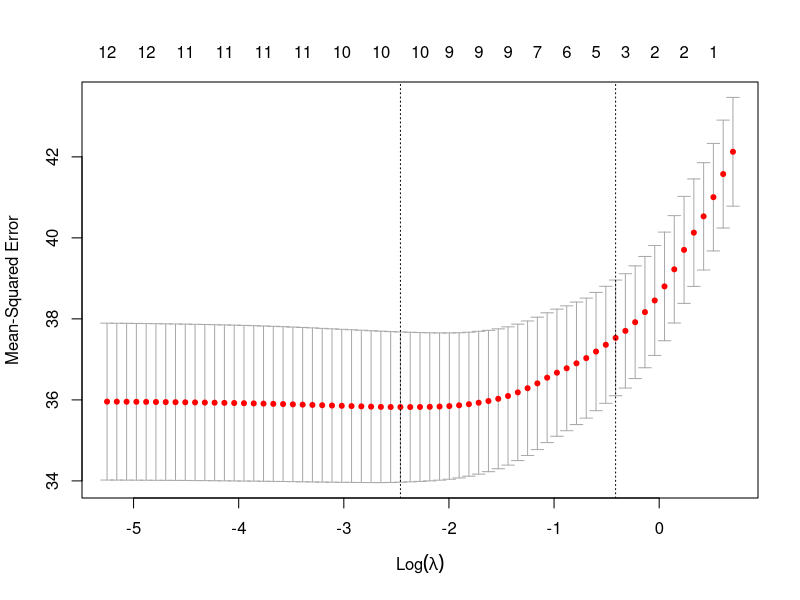

Reproduce this figure in R. (Note: this script raises an error after producing the figure.)
library(glmnet)
library(Metrics)
setwd("/Users/kazirahman/Library/CloudStorage/OneDrive-UniversityofWaterloo/3A/Stat331/Final Project")
#load in data
##loading new test and train data for everyone

test_data<-read.csv("Data/test_final.csv")
data<-read.csv('Data/train_final.csv')
data<-subset(data, select = -c(X) )
#Checking for Nans
nan_count <-sapply(data, function(data) sum(length(which(is.na(data)))))
nan_count <- data.frame(nan_count)
nan_count
preg<-read.csv('Data/preg_data.csv')

loc_preg<-c(names(preg))
#data for pregnancy variables under lifestyle family
preg_data<-data[loc_preg]
#splitting data into train and valid
train_val <- function(data) {
  library(caret)
  set.seed(331)
  random_sample <- createDataPartition(data$hs_correct_raven, p = 0.5, 
                                       list = FALSE)
  training_data  <- data[random_sample, ]
  validation_data <- data[-random_sample, ]
  list(train = training_data, validation = validation_data)
}
train_data<-train_val(preg_data)$train
validation_data<-train_val(preg_data)$validation

#we use train_data to do feature selection
set.seed(331)
#Lasso
x<-data.matrix(train_data[,c("e3_alcpreg_yn_None" , "h_cereal_preg_Ter" ,
                       "h_dairy_preg_Ter" ,   "h_fastfood_preg_Ter",
                       "h_fish_preg_Ter" ,    "h_folic_t1_None"   ,  
                       "h_fruit_preg_Ter"   , "h_legume_preg_Ter"  , 
                       "h_meat_preg_Ter" ,   
                       "h_pamod_t3_None" ,    "h_pavig_t3_None"  ,   
                       "h_veg_preg_Ter")])

cv_model <- cv.glmnet(x, train_data$hs_correct_raven, alpha = 1)
best_lambda <- cv_model$lambda.min
best_lambda

plot(cv_model) 

best_model <- glmnet(x, train_data$hs_correct_raven, alpha = 1, lambda = best_lambda)
coef(best_model)

test_cov_ind<-which(coef(best_model)==0)
excluding_var<-c()
for (i in test_cov_ind){
  excluding_var <- c(excluding_var, names(train_data[i]))
}
print("cov that we may exclude")
print(excluding_var)

##Models
#fitting the full model
lmfull <- lm(validation_data$hs_correct_raven ~ ., data=validation_data)
#fitting to a constant
lm<- lm(validation_data$hs_correct_raven ~ 1, data=validation_data)
#Lasso
lm_lasso<-lm(train_data$hs_correct_raven~e3_alcpreg_yn_None+h_cereal_preg_Ter+
             h_dairy_preg_Ter +h_fastfood_preg_Ter+
             h_fish_preg_Ter+ h_folic_t1_None+ 
             h_fruit_preg_Ter+h_legume_preg_Ter+ 
             h_meat_preg_Ter+
             h_pamod_t3_None,data = train_data)
#step-wise

system.time({
  Mstep <- step(object = lm,
                scope = list(lower = lm, upper = lmfull), 
                direction = "both", trace = 1)
})
lm_stepwise<-lm(validation_data$hs_correct_raven ~ h_cereal_preg_Ter + h_dairy_preg_Ter + 
                  h_folic_t1_None + h_fruit_preg_Ter + h_legume_preg_Ter,data = validation_data)

#interactions
#lasso coeff
lm_lasso_inter<-lm(validation_data$hs_correct_raven~(e3_alcpreg_yn_None+h_cereal_preg_Ter+
               h_dairy_preg_Ter +h_fastfood_preg_Ter+
               h_fish_preg_Ter+ h_folic_t1_None+ 
               h_fruit_preg_Ter+h_legume_preg_Ter+ 
               h_meat_preg_Ter+
               h_pamod_t3_None+h_pavig_t3_None)^2,data = validation_data)
#stepwise
lm_stepwise_inter<-lm(validation_data$hs_correct_raven ~ (h_cereal_preg_Ter + h_fastfood_preg_Ter + 
                  h_legume_preg_Ter + h_folic_t1_None)^2,data = validation_data)

#comparing models
#figure out between lasso and step-wise
Rsquared_lasso<-summary(lm_lasso)$adj.r.squared
Rsquared_stepwise<-summary(lm_stepwise)$adj.r.squared
test_data<-subset(test_data, select = -c(X))
test_data<-test_data[loc_preg]



pred_lasso <- data.frame(actual=c(test_data$hs_correct_raven),
                   predicted=c(predict(lm_lasso, test_data, type="response")))


RMSE_lasso<-rmse(pred_lasso$actual, pred_lasso$predicted)



pred_step_wise <- data.frame(actual=c(test_data$hs_correct_raven),
                         predicted=c(predict(lm_stepwise, test_data, type="response")))


RMSE_stepwise<-rmse(pred_step_wise$actual, pred_step_wise$predicted)

################# Interactions ##############
#e3_alcpreg_yn_None+h_cereal_preg_Ter+
#  h_dairy_preg_Ter +h_fastfood_preg_Ter+
#  h_fish_preg_Ter+ h_folic_t1_None+ 
#  h_fruit_preg_Ter+h_legume_preg_Ter+ 
#  h_meat_preg_Ter+
#  h_pamod_t3_None+h_pavig_t3_None,data

lm_lasso_inter<-lm(validation_data$hs_correct_raven~(e3_alcpreg_yn_None+h_cereal_preg_Ter+
                                                       h_dairy_preg_Ter +h_fastfood_preg_Ter+
                                                       h_fish_preg_Ter+ h_folic_t1_None+ 
                                                       h_fruit_preg_Ter+h_legume_preg_Ter+ 
                                                       h_meat_preg_Ter+
                                                       h_pamod_t3_None+h_pavig_t3_None)^2,data = validation_data)


loc<-c("e3_alcpreg_yn_None"             ,               "h_cereal_preg_Ter",                                 
       "h_dairy_preg_Ter"             ,               "h_dairy_preg_Ter"  ,                              
       "h_fastfood_preg_Ter"   ,                  "h_fastfood_preg_Ter" ,                            
        "h_fish_preg_Ter"      ,                    "h_fish_preg_Ter" ,                                 
       "h_folic_t1_None"                ,                "h_meat_preg_Ter",                                   
       "h_pavig_t3_None"             ,                  "h_pavig_t3_None")

#trying to make a new dataset to deal with interactions
dd<-model.matrix(~(e3_alcpreg_yn_None+h_cereal_preg_Ter+
                     h_dairy_preg_Ter +h_fastfood_preg_Ter+
                     h_fish_preg_Ter+ h_folic_t1_None+ 
                     h_fruit_preg_Ter+h_legume_preg_Ter+ 
                     h_meat_preg_Ter+
                     h_pamod_t3_None+h_pavig_t3_None),preg_data)



dd<-data.frame(dd)
dd$aclpregcereal9<-as.factor(as.character(dd$e3_alcpreg_yn_None*dd$h_cereal_preg_Ter.9.27.3.))


listofinteractions<-c("e3_alcpreg_yn_None:h_cereal_preg_Ter(9,27.3]"       ,        "e3_alcpreg_yn_None:h_dairy_preg_Ter(17.1,27.1]" ,           
                       "e3_alcpreg_yn_None:h_dairy_preg_Ter(27.1,Inf]"      ,        "e3_alcpreg_yn_None:h_fish_preg_Ter(1.9,4.1]",               
                       "e3_alcpreg_yn_None:h_fish_preg_Ter(4.1,Inf]"         ,       "e3_alcpreg_yn_None:h_folic_t1_None" ,                       
                       "e3_alcpreg_yn_None:h_legume_preg_Ter(0.5,2]"          ,      "e3_alcpreg_yn_None:h_legume_preg_Ter(2,Inf]",               
                       "e3_alcpreg_yn_None:h_meat_preg_Ter(10,Inf]"            ,     "e3_alcpreg_yn_None:h_pavig_t3_NoneLow" ,                    
                       "e3_alcpreg_yn_None:h_pavig_t3_NoneMedium"               ,    "h_cereal_preg_Ter(9,27.3]:h_dairy_preg_Ter(17.1,27.1]" ,    
                       "h_cereal_preg_Ter(9,27.3]:h_dairy_preg_Ter(27.1,Inf]"    ,   "h_cereal_preg_Ter(27.3,Inf]:h_fastfood_preg_Ter(0.25,0.83]",
                       "h_cereal_preg_Ter(9,27.3]:h_fastfood_preg_Ter(0.25,0.83]" ,  "h_cereal_preg_Ter(27.3,Inf]:h_fastfood_preg_Ter(0.83,Inf]" ,
                       "h_cereal_preg_Ter(9,27.3]:h_fastfood_preg_Ter(0.83,Inf]"   , "h_cereal_preg_Ter(9,27.3]:h_fish_preg_Ter(1.9,4.1]"        ,
                       "h_cereal_preg_Ter(27.3,Inf]:h_fish_preg_Ter(4.1,Inf]"       ,"h_cereal_preg_Ter(9,27.3]:h_fish_preg_Ter(4.1,Inf]"        ,
                       "h_cereal_preg_Ter(27.3,Inf]:h_folic_t1_None"                ,"h_cereal_preg_Ter(9,27.3]:h_folic_t1_None"                 ,
                       "h_cereal_preg_Ter(27.3,Inf]:h_meat_preg_Ter(10,Inf]"        ,"h_cereal_preg_Ter(9,27.3]:h_meat_preg_Ter(6.5,10]"  ,       
                       "h_cereal_preg_Ter(27.3,Inf]:h_pamod_t3_NoneOften"           ,"h_cereal_preg_Ter(9,27.3]:h_pamod_t3_NoneOften"  ,          
                       "h_cereal_preg_Ter(9,27.3]:h_pamod_t3_NoneSometimes"         ,"h_cereal_preg_Ter(27.3,Inf]:h_pavig_t3_NoneLow" ,           
                       "h_cereal_preg_Ter(27.3,Inf]:h_pavig_t3_NoneMedium"          ,"h_dairy_preg_Ter(27.1,Inf]:h_fastfood_preg_Ter(0.25,0.83]" ,
                       "h_dairy_preg_Ter(17.1,27.1]:h_fish_preg_Ter(1.9,4.1]"       ,"h_dairy_preg_Ter(27.1,Inf]:h_fish_preg_Ter(1.9,4.1]"   ,    
                       "h_dairy_preg_Ter(17.1,27.1]:h_fish_preg_Ter(4.1,Inf]"       ,"h_dairy_preg_Ter(27.1,Inf]:h_fish_preg_Ter(4.1,Inf]",       
                       "h_dairy_preg_Ter(17.1,27.1]:h_folic_t1_None"                ,"h_dairy_preg_Ter(27.1,Inf]:h_folic_t1_None"     ,           
                       "h_dairy_preg_Ter(27.1,Inf]:h_fruit_preg_Ter(0.6,18.2]"      ,"h_dairy_preg_Ter(27.1,Inf]:h_legume_preg_Ter(0.5,2]"   ,    
                       "h_dairy_preg_Ter(17.1,27.1]:h_meat_preg_Ter(10,Inf]"        ,"h_dairy_preg_Ter(17.1,27.1]:h_pavig_t3_NoneLow"    ,        
                       "h_dairy_preg_Ter(27.1,Inf]:h_pavig_t3_NoneLow"              ,"h_dairy_preg_Ter(27.1,Inf]:h_pavig_t3_NoneMedium"  ,        
                       "h_fastfood_preg_Ter(0.25,0.83]:h_fish_preg_Ter(1.9,4.1]"    ,"h_fastfood_preg_Ter(0.83,Inf]:h_fish_preg_Ter(1.9,4.1]" ,   
                       "h_fastfood_preg_Ter(0.25,0.83]:h_folic_t1_None"             ,"h_fastfood_preg_Ter(0.83,Inf]:h_folic_t1_None" ,            
                       "h_fastfood_preg_Ter(0.25,0.83]:h_fruit_preg_Ter(0.6,18.2]"  ,"h_fastfood_preg_Ter(0.83,Inf]:h_fruit_preg_Ter(0.6,18.2]",  
                       "h_fastfood_preg_Ter(0.25,0.83]:h_legume_preg_Ter(2,Inf]"    ,"h_fastfood_preg_Ter(0.25,0.83]:h_meat_preg_Ter(10,Inf]" ,   
                       "h_fastfood_preg_Ter(0.83,Inf]:h_meat_preg_Ter(10,Inf]"      ,"h_fastfood_preg_Ter(0.25,0.83]:h_meat_preg_Ter(6.5,10]" ,   
                       "h_fastfood_preg_Ter(0.83,Inf]:h_meat_preg_Ter(6.5,10]"      ,"h_fastfood_preg_Ter(0.25,0.83]:h_pamod_t3_NoneOften"   ,    
                       "h_fastfood_preg_Ter(0.83,Inf]:h_pamod_t3_NoneOften"         ,"h_fastfood_preg_Ter(0.83,Inf]:h_pavig_t3_NoneLow"  ,        
                       "h_fastfood_preg_Ter(0.25,0.83]:h_pavig_t3_NoneMedium"       ,"h_fish_preg_Ter(1.9,4.1]:h_fruit_preg_Ter(0.6,18.2]" ,      
                       "h_fish_preg_Ter(1.9,4.1]:h_legume_preg_Ter(0.5,2]"          ,"h_fish_preg_Ter(4.1,Inf]:h_legume_preg_Ter(0.5,2]",         
                       "h_fish_preg_Ter(4.1,Inf]:h_legume_preg_Ter(2,Inf]"          ,"h_fish_preg_Ter(1.9,4.1]:h_meat_preg_Ter(10,Inf]" ,         
                       "h_fish_preg_Ter(4.1,Inf]:h_meat_preg_Ter(10,Inf]"           ,"h_fish_preg_Ter(1.9,4.1]:h_meat_preg_Ter(6.5,10]" ,         
                       "h_fish_preg_Ter(4.1,Inf]:h_meat_preg_Ter(6.5,10]"           ,"h_fish_preg_Ter(1.9,4.1]:h_pamod_t3_NoneOften"   ,          
                       "h_fish_preg_Ter(4.1,Inf]:h_pamod_t3_NoneOften"              ,"h_fish_preg_Ter(1.9,4.1]:h_pamod_t3_NoneSometimes",         
                       "h_fish_preg_Ter(1.9,4.1]:h_pamod_t3_NoneVery Often"         ,"h_fish_preg_Ter(1.9,4.1]:h_pavig_t3_NoneLow"   ,            
                       "h_fish_preg_Ter(4.1,Inf]:h_pavig_t3_NoneLow"                ,"h_folic_t1_None:h_fruit_preg_Ter(0.6,18.2]"  ,              
                       "h_folic_t1_None:h_legume_preg_Ter(0.5,2]"                   ,"h_folic_t1_None:h_meat_preg_Ter(10,Inf]"   ,                
                       "h_folic_t1_None:h_meat_preg_Ter(6.5,10]"                    ,"h_folic_t1_None:h_pamod_t3_NoneOften"    ,                  
                       "h_folic_t1_None:h_pamod_t3_NoneSometimes"                   ,"h_folic_t1_None:h_pavig_t3_NoneLow" ,                       
                       "h_fruit_preg_Ter(0.6,18.2]:h_meat_preg_Ter(10,Inf]"         ,"h_legume_preg_Ter(0.5,2]:h_meat_preg_Ter(10,Inf]" ,         
                       "h_legume_preg_Ter(2,Inf]:h_meat_preg_Ter(10,Inf]"           ,"h_legume_preg_Ter(0.5,2]:h_pamod_t3_NoneOften"   ,          
                       "h_legume_preg_Ter(2,Inf]:h_pamod_t3_NoneOften"              ,"h_legume_preg_Ter(0.5,2]:h_pamod_t3_NoneSometimes" ,        
                       "h_meat_preg_Ter(10,Inf]:h_pamod_t3_NoneOften"               ,"h_meat_preg_Ter(10,Inf]:h_pamod_t3_NoneSometimes" ,         
                       "h_meat_preg_Ter(6.5,10]:h_pamod_t3_NoneSometimes"           ,"h_meat_preg_Ter(10,Inf]:h_pavig_t3_NoneLow" ,               
                       "h_meat_preg_Ter(6.5,10]:h_pavig_t3_NoneLow"                 ,"h_pamod_t3_NoneOften:h_pavig_t3_NoneLow"   )





pred_lasso_inter <- data.frame(actual=c(test_data$hs_correct_raven),
                         predicted=c(predict(lm_lasso_inter, test_data, type="response")))

RMSE_lasso_inter<-rmse(pred_lasso_inter$actual, pred_lasso_inter$predicted)

pd_inter <- aov(data = preg_data, 
                hs_correct_raven~h_fastfood_preg_Ter*h_fish_preg_Ter)
summary(pd_inter)$d

interaction.plot(x.factor = preg_data$h_fish_preg_Ter, #x-axis variable
                 trace.factor = preg_data$h_fastfood_preg_Ter,#variable for lines
                 response = preg_data$hs_correct_raven, #y-axis variable
                 fun = mean, #metric to plot
                 ylab = "raven score",
                 xlab = "cat",
                 col = c("pink", "blue", "green",'black'),
                 lty = 1, #line type
                 lwd = 2, #line width
                 trace.label = "Dairy")

#cereal and dairy
#legume and cereal
#folic acid and fish
#pavig and pamod has interaction
#look into fruit and pamod
#pavig and fruots no interaction
#fish and meat no interaction
#fast food and meat maybe
#fast food and fish maybe



##################Observing metrics
#Adjusted R^2
summary(lmfull)$adj.r.squared
summary(lm_lasso)$adj.r.squared
summary(lm_stepwise)$adj.r.squared
summary(lm_lasso_inter)$adj.r.sqaured#highest R squared
summary(lm_stepwise_inter)$adj.r.squared
#AIC
AIC(lmfull)#highest AIC
AIC(lm_lasso)
AIC(lm_stepwise)
AIC(lm_lasso_inter)#lowest AIC
AIC(lm_stepwise_inter)
#BIC
BIC(lmfull)
BIC(lm_lasso)
BIC(lm_stepwise)#lowest
BIC(lm_lasso_inter)#highest BIC
BIC(lm_stepwise_inter)


##Prediction
test_data<-read.csv('Data/test.csv')
test_data<-subset(test_data, select = -c(X,ID) )
test_data<-test_data[loc_preg]

predict(lm_stepwise, test_data, type="response")
mean((test_data$hs_correct_raven-predict(lm_stepwise, test_data, type="response")
)^2)


data_mod <- data.frame(Predicted = predict(lm_stepwise, test_data, type="response"),  # Create data for ggplot2
                       Observed = test_data$hs_correct_raven)
